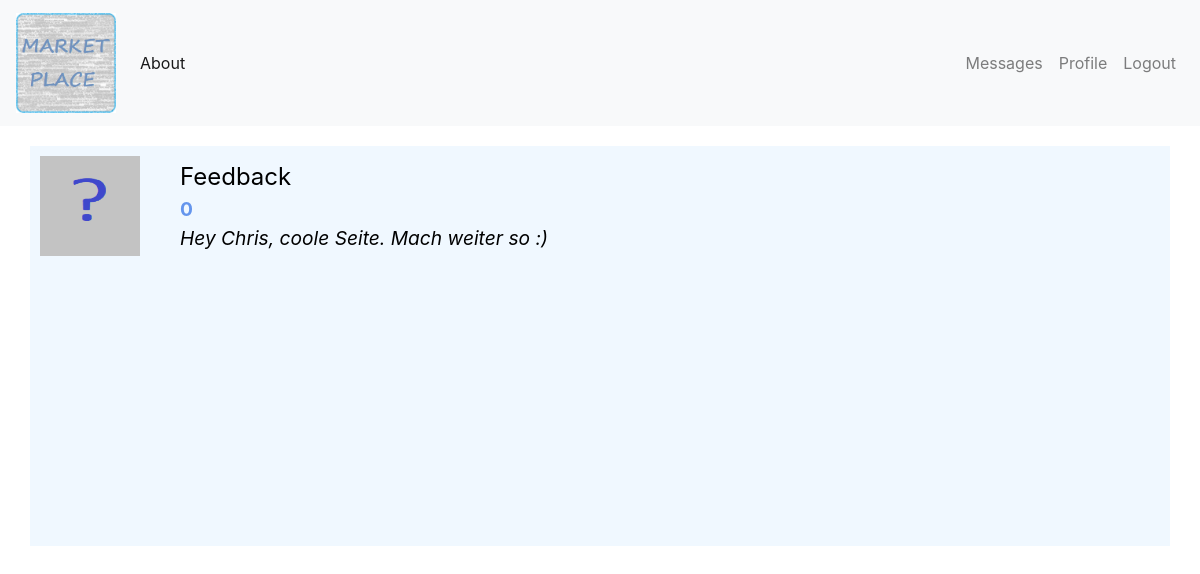
The page /messages (signed in) on the database its author committed.
### tables this page shows
CREATE TABLE Listings (
    id INTEGER PRIMARY KEY AUTOINCREMENT,
    category INTEGER NOT NULL,
    name TEXT NOT NULL,
    image TEXT,
    description TEXT NOT NULL,
    price DECIMAL(6,2),
    created TIMESTAMP NOT NULL DEFAULT CURRENT_TIMESTAMP,
    user_id INTEGER NOT NULL,
    FOREIGN KEY (user_id) REFERENCES User(id)
);

CREATE TABLE Messages (
    id INTEGER PRIMARY KEY AUTOINCREMENT,
    subject TEXT,
    message TEXT,
    created TIMESTAMP NOT NULL DEFAULT CURRENT_TIMESTAMP,
    user_send INTEGER NOT NULL,
    user_receive INTEGER NOT NULL,
    listing_id INTEGER NOT NULL,
    read INTEGER NOT NULL DEFAULT 0,
    FOREIGN KEY(user_send) REFERENCES User(id),
    FOREIGN KEY(user_receive) REFERENCES User(id), 
    FOREIGN KEY(listing_id) REFERENCES Listings(id)
);

### app.py (the view)
@app.route("/messages")
@login_required
def get_messages():
    try:
        with sqlite3.connect('database.db') as connection:
            cur = connection.cursor()
            cur.execute("SELECT * FROM Messages where user_receive=? OR user_send=? order by created DESC", (current_user.id, current_user.id))
            messages = []
            for lst in cur.fetchall():
                messages.append({'id':lst[0],'message':lst[2],'created':lst[3],'listing_id':lst[6]})
            listing_ids = [listing['listing_id'] for listing in messages]
            listing_ids = list(dict.fromkeys(listing_ids))
            listings_overview = []
            for listing_id in listing_ids:
                cur.execute("select name, price, image from listings where id=?",(listing_id,))
                data = cur.fetchone()
                last_message = cur.execute("select message,read,user_receive from Messages where (user_receive=? OR user_send=?) AND listing_id=? order by created DESC",(current_user.id,current_user.id,listing_id)).fetchone()
                is_new = (True if (last_message[1]==0 and last_message[2]==current_user.id) else False)
                listings_overview.append({'name':data[0],'price':data[1],'image':data[2],'id':listing_id,'new_message':is_new,'last':last_message[0]})
    except sqlite3.Error as e:
            print(f"Database error: {e}")
            flash('database error')
    return render_template('messages.html', listings=listings_overview)

### app.py (called while the page is built)
@login_manager.user_loader
def load_user(user_id):
    return User.get(user_id)

    @staticmethod
    def get(user_id):
        conn = sqlite3.connect('database.db')
        cursor = conn.cursor()
        cursor.execute("SELECT id, name, password_hash, profile_image FROM User WHERE id = ?", (user_id,))
        user = cursor.fetchone()
        conn.close()
        if user is None:
            return None
        return User(user[0], user[1], user[2], user[3])

    @staticmethod
    def check_messages():
        try:
            with sqlite3.connect('database.db') as connection:
                cur = connection.cursor()
                rows = cur.execute('select read from Messages where user_receive=?',(current_user.id,)).fetchall()
                if any(row[0]==0 for row in rows):
                    return True
        except sqlite3.Error as e:
            print(f"Database error: {e}")
            flash('database error')

### templates/messages.html (shortened to what this page needs)
{% extends 'base.html' %}
{% block content %}
<div class="link-container">
    {% for lst in listings %}
    <a href="{{url_for('message_get', id=lst.id)}}" style="text-decoration: none;">
        <div class="link-box" {%if lst.new_message%}style="border-left:solid red 5px;"{%endif%}>
            <img src = "{{ url_for('static', filename=lst.image) }}" class="message-image">
            <div class="message-info">
                <div class="message-name">
                    {{lst.name}}
                </div>
                <div class="message-price">
                    {{lst.price}}
                </div>
                <div class="message-message">
                    {{lst.last}}
                </div>
            </div>
        </div>
    </a>
    {% endfor %}
</div>
{% endblock %}

### static/css/styles.css (style rules this page uses)
.link-container { display:flex; flex-direction:column; margin-top:20px; margin-left:30px; margin-right:30px; height:400px; width:auto; overflow-y:auto; background-color:aliceblue; }
.link-box { display: flex; flex-direction: row; gap:10px; align-items:center; cursor: pointer; margin-bottom:5px; }
.message-info { display:column; margin-left: 20px; }
.message-name { color:black; font-size: 1.5em; }
.message-message { color:black; font-size: 1.2em; font-style: italic; }
.message-price { font-size: 1.2em; color:cornflowerblue; font-weight: bold; }
.message-image { object-fit:cover; width:100px; height:100px; margin:10px; }

### rows shown on the page
Listings: image (placeholder picture), name "Feedback"
Messages: last "Hey Chris, coole Seite. Mach weiter so :)"

### other values the page prints
{{ lst.price }} "0"
